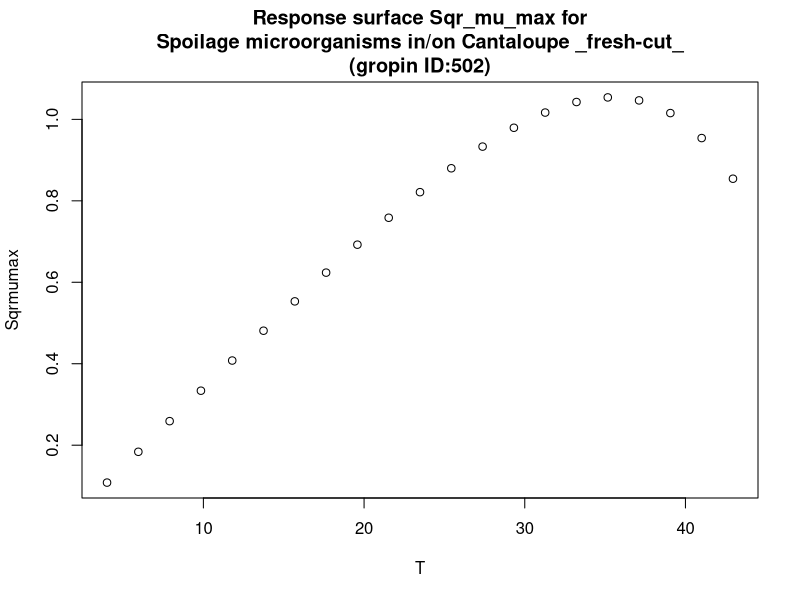

This figure's R source:
#############################
# start of Parameter script
#############################
T <- seq(4.004,42.957042957043,length.out=21)
#############################
# end of Parameter script
#############################
############################# 
# start of Model script Gropin ID 502 
#############################
 
# constant coefficients for this model
 
variables <- data.frame(T)
argumentsPar <- unique.data.frame(expand.grid(variables))
 
# heart of the model
response_surface <- function(T) {
   mumax <-0.0393*(T-1.23)*(1-exp(0.106*(T-49.9)))

	return(mumax=mumax)
} 

# output parameters
responseSurface <- cbind(argumentsPar,response_surface(argumentsPar['T']))
colnames(responseSurface) <- c(colnames(argumentsPar),'Sqrmumax')
#############################
# End of Model script
#############################
############################# 
# start of Visualisation script Gropin ID 502 
#############################
titleText <-'Response surface Sqr_mu_max for
Spoilage microorganisms in/on Cantaloupe _fresh-cut_
(gropin ID:502)'
plot(T,responseSurface$'Sqrmumax',xlab='T',
                          ylab='Sqrmumax',main=titleText)
#############################
# End of Visualisation script
#############################
